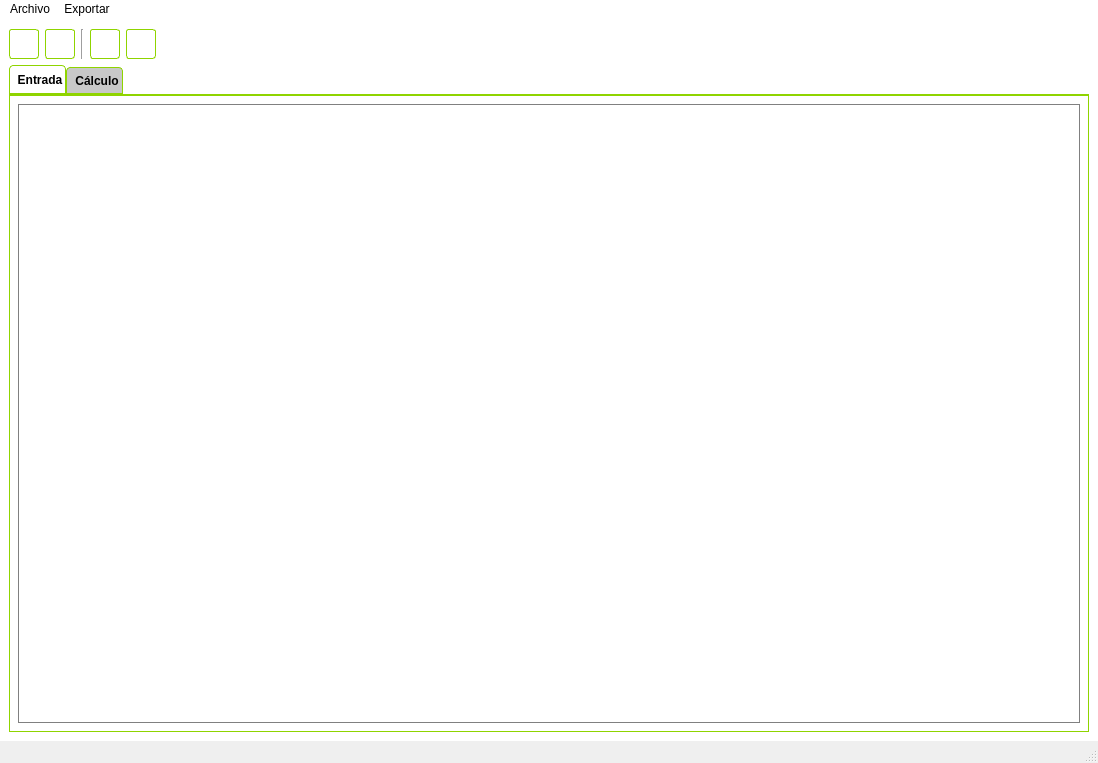
<?xml version="1.0" encoding="UTF-8"?>
<ui version="4.0">
 <class>MainWindow</class>
 <widget class="QMainWindow" name="MainWindow">
  <property name="geometry">
   <rect>
    <x>0</x>
    <y>0</y>
    <width>1098</width>
    <height>763</height>
   </rect>
  </property>
  <property name="windowTitle">
   <string>Facturación catastro</string>
  </property>
  <property name="windowIcon">
   <iconset resource="../rsc/ficheros.qrc">
    <normaloff>:/img/calculator-solid.png</normaloff>:/img/calculator-solid.png</iconset>
  </property>
  <widget class="QWidget" name="centralwidget">
   <property name="styleSheet">
    <string notr="true">QWidget#centralwidget {
	background: white;
}
QPushButton {
	border: 1px solid rgb(143, 212, 0);
	border-radius: 3px;
	background: white;
}
QPushButton:hover {
	background: qlineargradient(spread:pad, x1:1, y1:1, x2:1, y2:0.5, stop:0 rgba(143, 212, 0, 100), stop:1 rgba(255, 255, 255, 255));
}
QMenu {
    background-color: #ABABAB; /* sets background of the menu */
    border: 1px solid black;
}

QTableWidget {
	border: 1px solid grey;
	color: black;
    selection-background-color: rgba(143, 212, 0, 100);
	selection-color: black;
}
QTableWidget QHeaderView::section {
    background: white;
	border: 1px outset rgb(143,212,0);

}
QTableWidget QHeaderView::section:checked
{
    background-color: qlineargradient(spread:pad, x1:1, y1:1, x2:1, y2:0.5, stop:0 rgba(143, 212, 0, 100), stop:1 rgba(255, 255, 255, 255));
}
QTableWidget QHeaderView::down-arrow {
	height: 5px;
	width: 5px;
    image: url(:/img/desplegado.png);
}

QTableWidget QHeaderView::up-arrow {
	image: url(:/img/nodesplegado.png);
}
QTableWidget QTableCornerButton::section {
    background: white;
	border: 1px outset rgb(143,212,0);
}</string>
   </property>
   <layout class="QGridLayout" name="gridLayout">
    <item row="0" column="0">
     <widget class="QWidget" name="widget" native="true">
      <property name="minimumSize">
       <size>
        <width>0</width>
        <height>30</height>
       </size>
      </property>
      <layout class="QHBoxLayout" name="horizontalLayout">
       <property name="margin">
        <number>0</number>
       </property>
       <item>
        <widget class="QPushButton" name="but_open">
         <property name="minimumSize">
          <size>
           <width>30</width>
           <height>30</height>
          </size>
         </property>
         <property name="maximumSize">
          <size>
           <width>30</width>
           <height>30</height>
          </size>
         </property>
         <property name="toolTip">
          <string>Abrir excel para facturación</string>
         </property>
         <property name="text">
          <string/>
         </property>
         <property name="icon">
          <iconset resource="../rsc/ficheros.qrc">
           <normaloff>:/img/carpeta.png</normaloff>:/img/carpeta.png</iconset>
         </property>
        </widget>
       </item>
       <item>
        <widget class="QPushButton" name="pushButton_3">
         <property name="minimumSize">
          <size>
           <width>30</width>
           <height>30</height>
          </size>
         </property>
         <property name="maximumSize">
          <size>
           <width>30</width>
           <height>30</height>
          </size>
         </property>
         <property name="toolTip">
          <string>Aplicar perfil seleccionado</string>
         </property>
         <property name="text">
          <string/>
         </property>
         <property name="icon">
          <iconset resource="../rsc/ficheros.qrc">
           <normaloff>:/img/23-512.png</normaloff>:/img/23-512.png</iconset>
         </property>
        </widget>
       </item>
       <item>
        <widget class="Line" name="line">
         <property name="orientation">
          <enum>Qt::Vertical</enum>
         </property>
        </widget>
       </item>
       <item>
        <widget class="QPushButton" name="but_Calcular">
         <property name="minimumSize">
          <size>
           <width>30</width>
           <height>30</height>
          </size>
         </property>
         <property name="maximumSize">
          <size>
           <width>30</width>
           <height>30</height>
          </size>
         </property>
         <property name="toolTip">
          <string>Calcular</string>
         </property>
         <property name="text">
          <string/>
         </property>
         <property name="icon">
          <iconset resource="../rsc/ficheros.qrc">
           <normaloff>:/img/calculator-solid.png</normaloff>:/img/calculator-solid.png</iconset>
         </property>
        </widget>
       </item>
       <item>
        <widget class="QPushButton" name="but_TI">
         <property name="minimumSize">
          <size>
           <width>30</width>
           <height>30</height>
          </size>
         </property>
         <property name="maximumSize">
          <size>
           <width>30</width>
           <height>30</height>
          </size>
         </property>
         <property name="toolTip">
          <string>Ver tipos impositivos</string>
         </property>
         <property name="text">
          <string/>
         </property>
         <property name="icon">
          <iconset resource="../rsc/ficheros.qrc">
           <normaloff>:/img/bar-chart-up-3.png</normaloff>:/img/bar-chart-up-3.png</iconset>
         </property>
        </widget>
       </item>
       <item>
        <spacer name="horizontalSpacer">
         <property name="orientation">
          <enum>Qt::Horizontal</enum>
         </property>
         <property name="sizeHint" stdset="0">
          <size>
           <width>40</width>
           <height>20</height>
          </size>
         </property>
        </spacer>
       </item>
      </layout>
     </widget>
    </item>
    <item row="1" column="0">
     <widget class="QTabWidget" name="tabWidget">
      <property name="font">
       <font>
        <weight>75</weight>
        <bold>true</bold>
       </font>
      </property>
      <property name="styleSheet">
       <string notr="true">QTabWidget::pane {
	border-top: 1px solid rgb(143,212,0);
}
QTabBar::tab {
	border: 1px solid rgb(143,212,0);
	border-top-left-radius: 4px;
	border-top-right-radius: 4px;
	background: rgb(200,200,200);
	padding-left: 5px;
	width:50;
}
QTabBar::tab:hover{
	border: 1px solid rgb(143,212,0);
	background: white;
	height: 27px;
}
QTabBar::tab:selected{
	border: 1px solid rgb(143,212,0);
	background: white;
	height: 27px;
}
QTabBar::tab:!selected{
	border: 1px solid rgb(143,212,0);
	margin-top: 2px;
	height: 25px;
}
QTabBar::scroller{
	height: 25px;
	width:15px;
}
QTabBar QToolButton {
	border: 1px solid rgb(143,212,0);
	background-color: white;
	height: 25px;	
}
QTabBar QToolButton::right-arrow {
	image: url(:/img/recogido.png);
}
QTabBar QToolButton::left-arrow {
	image: url(:/img/norecogido.png);
}
QWidget#tabSalida {
	border: 1px solid rgb(143,212,0);
}
QWidget#tabEntrada {
	border: 1px solid rgb(143,212,0);
}

QScrollBar:horizontal {
    border-top: 1px solid grey;
	border-right: 0px solid grey;
	border-bottom: 0px;
	border-left: 0px solid grey;
    background: #D3D3D3;
    height: 18px;
    margin: 0px 22px 0px 22px;
}
QScrollBar::handle:horizontal {
	border-top: 0px;
	border-right: 1px solid grey;
	border-bottom: 0px;
	border-left: 1px solid grey;
    background: white;
    min-width: 20px;
}
QScrollBar::add-line:horizontal {
	border-top: 1px solid grey;
	border-bottom: 0px;
	border-left: 1px solid grey;
	border-right: 1px solid grey;
    background: white;
    width: 20px;
    subcontrol-position: right;
    subcontrol-origin: margin;
}

QScrollBar::sub-line:horizontal {
	border-top: 1px solid grey;
	border-bottom: 0px;
	border-right: 1px solid grey;
    background:white;
    width: 21px;
    subcontrol-position: left;
    subcontrol-origin: margin;
}
QScrollBar:left-arrow:horizontal {
    width: 8px;
    height: 8px;
    background: white;
	color: grey;
	image: url(:/img/norecogido.png);
}
 QScrollBar::right-arrow:horizontal {
    width: 8px;
    height: 8px;
    background: white;
	color: grey;
	image: url(:/img/recogido.png);
}
QScrollBar:vertical {
    border-top: 0px solid grey;
	border-right: 0px solid grey;
	border-bottom: 0px;
	border-left: 1px solid grey;
    background:  #D3D3D3;
    width: 18px;
    margin: 22px 0px 22px 0px;
}
QScrollBar::handle:vertical {
	border-top: 1px solid grey;
	border-right: 0px solid grey;
	border-bottom: 1px solid grey;
	border-left: 0px solid grey;
    background: white;
    min-height: 20px;
}
QScrollBar::add-line:vertical {
	border-top: 1px solid grey;
	border-bottom: 1px solid grey;
	border-left: 1px solid grey;
	border-right: 0px solid grey;
    background: white;
    height: 20px;
    subcontrol-position: bottom;
    subcontrol-origin: margin;
}

QScrollBar::sub-line:vertical {
	border-top: 0px solid grey;
	border-bottom: 1px solid grey;
	border-left: 1px solid grey;
    background:white;
    height: 21px;
    subcontrol-position: top;
    subcontrol-origin: margin;
}
QScrollBar:up-arrow:vertical {
    width: 8px;
    height: 8px;
    background: white;
	color: grey;
	image: url(:/img/nodesplegado.png);
}
 QScrollBar::down-arrow:vertical {
    width: 8px;
    height: 8px;
    background: white;
	color: grey;
	image: url(:/img/desplegado.png);
}</string>
      </property>
      <property name="currentIndex">
       <number>0</number>
      </property>
      <widget class="QWidget" name="tabEntrada">
       <attribute name="title">
        <string>Entrada</string>
       </attribute>
       <layout class="QVBoxLayout" name="verticalLayout">
        <item>
         <widget class="QTableWidget" name="tabla">
          <property name="styleSheet">
           <string notr="true"/>
          </property>
          <property name="sortingEnabled">
           <bool>true</bool>
          </property>
         </widget>
        </item>
       </layout>
      </widget>
      <widget class="QWidget" name="tabSalida">
       <attribute name="title">
        <string>Cálculo</string>
       </attribute>
       <layout class="QGridLayout" name="gridLayout_2">
        <item row="0" column="0">
         <layout class="QVBoxLayout" name="verticalLayout_2">
          <item>
           <layout class="QHBoxLayout" name="horizontalLayout_2">
            <item>
             <spacer name="horizontalSpacer_2">
              <property name="orientation">
               <enum>Qt::Horizontal</enum>
              </property>
              <property name="sizeHint" stdset="0">
               <size>
                <width>40</width>
                <height>20</height>
               </size>
              </property>
             </spacer>
            </item>
            <item>
             <widget class="QLabel" name="label">
              <property name="font">
               <font>
                <weight>75</weight>
                <bold>true</bold>
               </font>
              </property>
              <property name="text">
               <string>Perfil:</string>
              </property>
             </widget>
            </item>
            <item>
             <widget class="QComboBox" name="selectorPerfiles">
              <property name="minimumSize">
               <size>
                <width>103</width>
                <height>22</height>
               </size>
              </property>
              <property name="styleSheet">
               <string notr="true">QComboBox {
    border: 2px solid rgb(143,212,0);
    border-radius: 5px;
    padding: 1px 18px 1px 3px;
    min-width: 6em;
	color: dark grey;
	font-weight: bold;
}
QComboBox#selectorPerfiles:editable {
    background: darkgrey;
}

QComboBox#selectorPerfiles:!editable, QComboBox::drop-down:editable {
     background: white;
	
}

QComboBox#selectorPerfiles:on { /* shift the text when the popup opens */
	background: darkgrey;
    padding-top: 3px;
    padding-left: 4px;
}

QComboBox#selectorPerfiles::drop-down {
	font-weight: light;
    subcontrol-origin: padding;
    subcontrol-position: top right;
    width: 15px;

    border-left-width: 1px;
    border-left-color: rgb(143,212,0);
    border-left-style: solid; /* just a single line */
    border-top-right-radius: 3px; /* same radius as the QComboBox */
    border-bottom-right-radius: 3px;
}

QComboBox#selectorPerfiles::down-arrow {
	image: url(:/img/desplegado.png);
}</string>
              </property>
             </widget>
            </item>
           </layout>
          </item>
          <item>
           <widget class="QTableWidget" name="tabla_2">
            <property name="sortingEnabled">
             <bool>true</bool>
            </property>
           </widget>
          </item>
         </layout>
        </item>
       </layout>
      </widget>
     </widget>
    </item>
   </layout>
  </widget>
  <widget class="QStatusBar" name="statusbar"/>
  <widget class="QMenuBar" name="menubar">
   <property name="geometry">
    <rect>
     <x>0</x>
     <y>0</y>
     <width>1098</width>
     <height>20</height>
    </rect>
   </property>
   <property name="minimumSize">
    <size>
     <width>0</width>
     <height>20</height>
    </size>
   </property>
   <property name="styleSheet">
    <string notr="true">QMenuBar {
    background-color:white;
}

QMenuBar::item {
    spacing: 3px; /* spacing between menu bar items */
    padding: 2px 4px;
    background: transparent;
    border-radius: 4px;
}

QMenuBar::item:selected { /* when selected using mouse or keyboard */
    background: rgb(143,212,0);
}

QMenuBar::item:pressed {
    background: #888888;
}
QMenu {
    background-color: white; /* sets background of the menu */
    border: 1px solid black;
}


QMenu::item {
    /* sets background of menu item. set this to something non-transparent
        if you want menu color and menu item color to be different */
    background-color: white;
}

QMenu::item:selected { /* when user selects item using mouse or keyboard */
	color: black;
    background-color:  qlineargradient(spread:pad, x1:1, y1:1, x2:1, y2:0.5, stop:0 rgba(143, 212, 0, 100), stop:1 rgba(255, 255, 255, 255));;
}</string>
   </property>
   <widget class="QMenu" name="menuMen">
    <property name="title">
     <string>Archivo</string>
    </property>
    <addaction name="actionCargar_Excel_de_Facturaci_n"/>
    <addaction name="actionImportar_datos_desde_FIN_de_Retorno"/>
    <addaction name="actionImportar_Fichero_de_carga"/>
    <addaction name="actionImportar_Access_Valores"/>
   </widget>
   <widget class="QMenu" name="menuExportar">
    <property name="title">
     <string>Exportar</string>
    </property>
    <addaction name="actionA_Excel_de_facturaci_n"/>
    <addaction name="separator"/>
    <addaction name="actionGenerar_Access_para_BET"/>
   </widget>
   <addaction name="menuMen"/>
   <addaction name="menuExportar"/>
  </widget>
  <action name="actionAdministrar_perfiles">
   <property name="text">
    <string>Administrar perfiles</string>
   </property>
  </action>
  <action name="actionCargar_Excel_de_Facturaci_n">
   <property name="text">
    <string>Cargar Excel de Facturación</string>
   </property>
  </action>
  <action name="actionImportar_datos_desde_FIN_de_Retorno">
   <property name="enabled">
    <bool>false</bool>
   </property>
   <property name="text">
    <string>Importar FIN de Retorno</string>
   </property>
   <property name="shortcut">
    <string>Ctrl+F</string>
   </property>
  </action>
  <action name="actionImportar_Fichero_de_carga">
   <property name="enabled">
    <bool>false</bool>
   </property>
   <property name="text">
    <string>Importar Fichero de carga</string>
   </property>
  </action>
  <action name="actionA_Excel_de_facturaci_n">
   <property name="text">
    <string>A Excel de facturación</string>
   </property>
  </action>
  <action name="actionGenerar_Access_para_BET">
   <property name="text">
    <string>Generar Access para BET</string>
   </property>
   <property name="visible">
    <bool>false</bool>
   </property>
  </action>
  <action name="actionImportar_Access_Valores">
   <property name="text">
    <string>Importar Access Valores</string>
   </property>
  </action>
 </widget>
 <resources>
  <include location="../rsc/ficheros.qrc"/>
 </resources>
 <connections/>
</ui>
